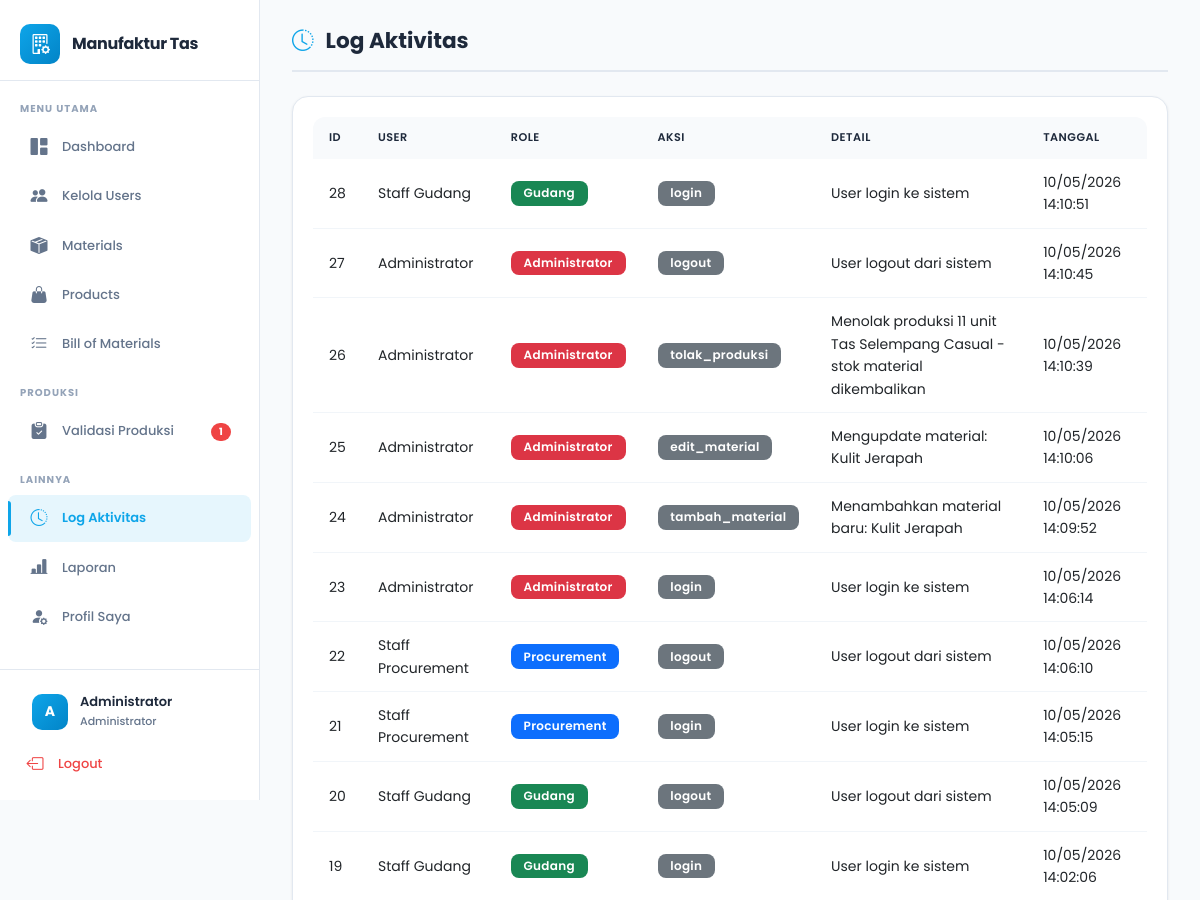
The page /pages/log/index.php (signed in, upper part) on the database as committed earlier.
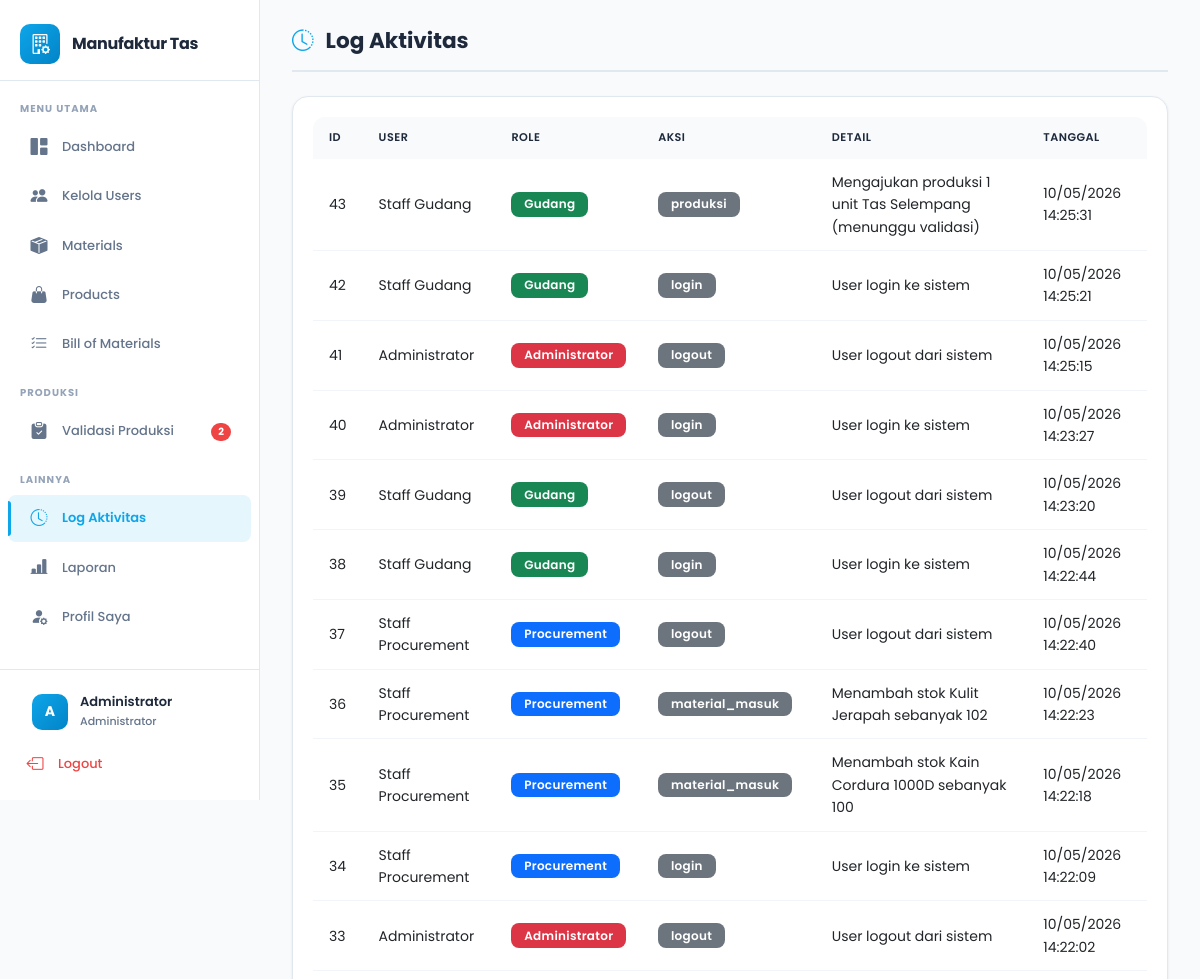
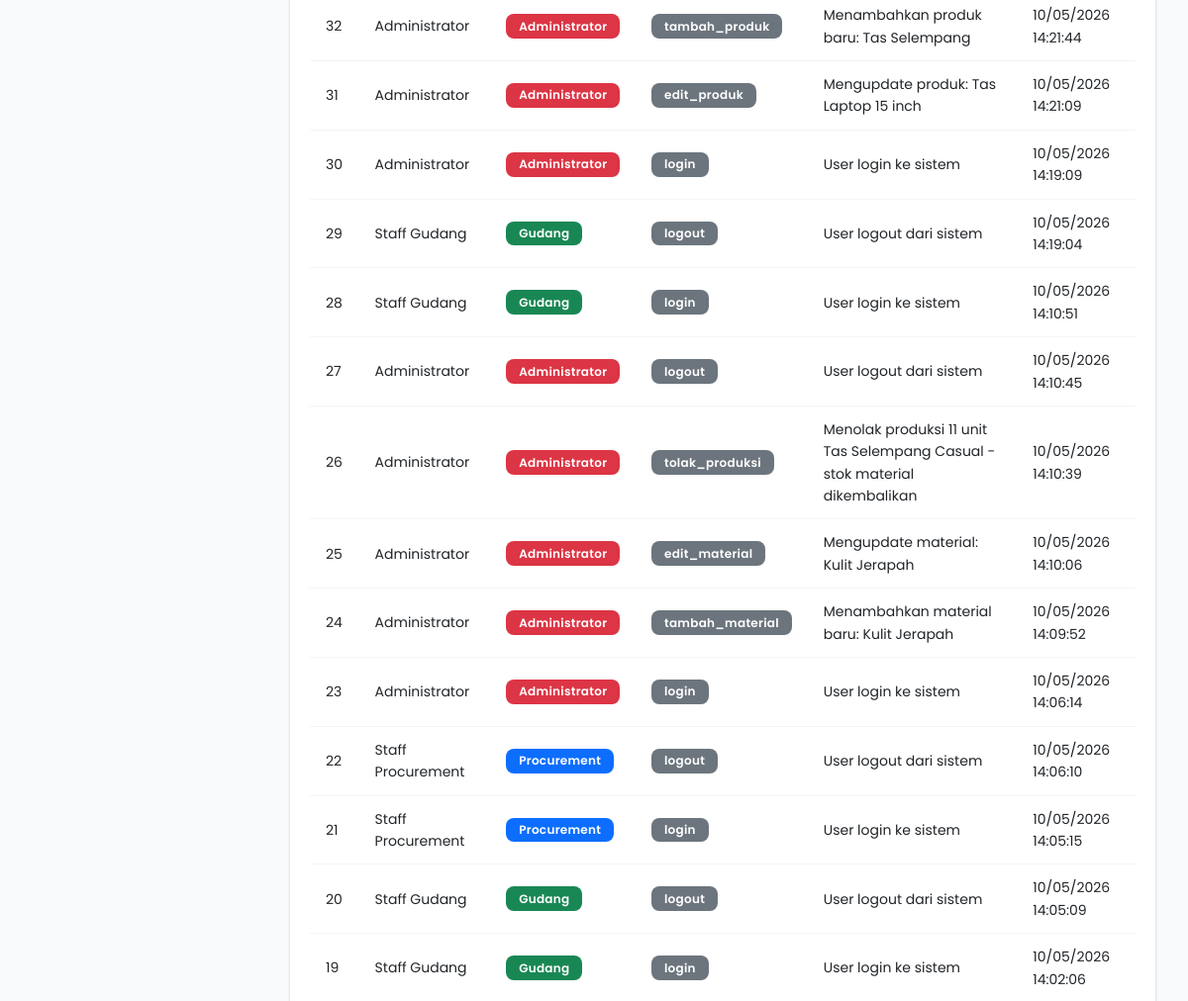
The same page on the database as committed later (2 pictures, top to bottom).
### tables this page shows
CREATE TABLE `log_aktivitas` (
  `id` int NOT NULL,
  `user_id` int NOT NULL,
  `aksi` varchar(50) NOT NULL,
  `tabel_referensi` varchar(50) DEFAULT NULL,
  `referensi_id` int DEFAULT NULL,
  `detail` text,
  `tanggal` timestamp NULL DEFAULT CURRENT_TIMESTAMP
);

CREATE TABLE `users` (
  `id` int NOT NULL,
  `nama` varchar(100) NOT NULL,
  `username` varchar(50) NOT NULL,
  `password` varchar(255) NOT NULL,
  `role` enum('administrator','procurement','gudang') NOT NULL,
  `reset_token` varchar(64) DEFAULT NULL,
  `reset_token_expire` datetime DEFAULT NULL,
  `created_at` timestamp NULL DEFAULT CURRENT_TIMESTAMP
);

### pages/log/index.php (the view, shortened to what this page needs)
<?php
require_once '../../config/database.php';
require_once '../../includes/auth.php';
if ($_SESSION['role'] == 'administrator') {
    $stmt = $pdo->query("
        SELECT la.*, u.nama, u.role
        FROM log_aktivitas la
        JOIN users u ON la.user_id = u.id
        ORDER BY la.tanggal DESC
        LIMIT 100
    ");
}
$logs = $stmt->fetchAll();
include '../../includes/header.php';
?>
<div class="page-header">
    <h2><i class="bi bi-clock-history"></i> Log Aktivitas</h2>
</div>
<div class="card">
    <div class="card-body">
        <div class="table-responsive">
            <table class="table table-hover">
                <thead>
                    <tr>
                        <th>ID</th>
                        <?php if ($_SESSION['role'] == 'administrator'): ?>
                        <th>User</th>
                        <th>Role</th>
                        <?php endif; ?>
                        <th>Aksi</th>
                        <th>Detail</th>
                        <th>Tanggal</th>
                    </tr>
                </thead>
                <tbody>
                    <?php foreach ($logs as $log): ?>
                    <tr>
                        <td><?php echo $log['id']; ?></td>
                        <?php if ($_SESSION['role'] == 'administrator'): ?>
                        <td><?php echo htmlspecialchars($log['nama']); ?></td>
                        <td>
                            <?php
                            $badge_class = [
                                'administrator' => 'bg-danger',
                                'procurement' => 'bg-primary',
                                'gudang' => 'bg-success'
                            ];
                            ?>
                            <span class="badge <?php echo $badge_class[$log['role']]; ?>">
                                <?php echo ucfirst($log['role']); ?>
                            </span>
                        </td>
                        <?php endif; ?>
                        <td>
                            <span class="badge bg-secondary"><?php echo htmlspecialchars($log['aksi']); ?></span>
                        </td>
                        <td><?php echo htmlspecialchars($log['detail']); ?></td>
                        <td><?php echo date('d/m/Y H:i:s', strtotime($log['tanggal'])); ?></td>
                    </tr>
                    <?php endforeach; ?>
                </tbody>
            </table>
        </div>
    </div>
</div>
<?php include '../../includes/footer.php'; ?>

### includes/header.php (shortened to what this page needs)
<!DOCTYPE html>
<html lang="id">
<head>
    <link href="https://cdn.jsdelivr.net/npm/bootstrap@5.3.0/dist/css/bootstrap.min.css" rel="stylesheet">
    <link rel="stylesheet" href="https://cdn.jsdelivr.net/npm/bootstrap-icons@1.10.0/font/bootstrap-icons.css">
    <link rel="stylesheet" href="/Manufaktur/assets/css/style.css">
</head>
<body>
    <?php if (isset($_SESSION['user_id'])): ?>
        <aside class="sidebar" id="sidebar">
            <div class="sidebar-brand">
                <a href="/Manufaktur/pages/dashboard.php">
                    <div class="sidebar-brand-icon">
                        <i class="bi bi-building-gear"></i>
                    </div>
                    <span class="sidebar-brand-text">Manufaktur Tas</span>
                </a>
            </div>
            <div class="sidebar-nav">
                <div class="sidebar-nav-label">MENU UTAMA</div>
                <ul class="nav flex-column">
                    <li class="nav-item">
                        <a class="nav-link <?php echo basename($_SERVER['PHP_SELF']) == 'dashboard.php' ? 'active' : ''; ?>"
                            href="/Manufaktur/pages/dashboard.php">
                            <i class="bi bi-grid-1x2-fill"></i>
                            <span>Dashboard</span>
                        </a>
                    </li>
                    <?php if ($_SESSION['role'] == 'administrator'): ?>
                        <li class="nav-item">
                            <a class="nav-link <?php echo strpos($_SERVER['PHP_SELF'], '/users/') !== false ? 'active' : ''; ?>"
                                href="/Manufaktur/pages/users/index.php">
                                <i class="bi bi-people-fill"></i>
                                <span>Kelola Users</span>
                            </a>
                        </li>
                    <?php endif; ?>
                    <li class="nav-item">
                        <a class="nav-link <?php echo strpos($_SERVER['PHP_SELF'], '/materials/') !== false ? 'active' : ''; ?>"
                            href="/Manufaktur/pages/materials/index.php">
                            <i class="bi bi-box-seam-fill"></i>
                            <span>Materials</span>
                        </a>
                    </li>
                    <li class="nav-item">
                        <a class="nav-link <?php echo strpos($_SERVER['PHP_SELF'], '/products/') !== false ? 'active' : ''; ?>"
                            href="/Manufaktur/pages/products/index.php">
                            <i class="bi bi-handbag-fill"></i>
                            <span>Products</span>
                        </a>
                    </li>
                    <?php if ($_SESSION['role'] == 'administrator'): ?>
                        <li class="nav-item">
                            <a class="nav-link <?php echo strpos($_SERVER['PHP_SELF'], '/bom/') !== false ? 'active' : ''; ?>"
                                href="/Manufaktur/pages/bom/index.php">
                                <i class="bi bi-list-check"></i>
                                <span>Bill of Materials</span>
                            </a>
                        </li>
                    <?php endif; ?>
                </ul>
                <?php if ($_SESSION['role'] == 'gudang' || $_SESSION['role'] == 'administrator'): ?>
                    <div class="sidebar-nav-label">PRODUKSI</div>
                    <ul class="nav flex-column">
                        <?php if ($_SESSION['role'] == 'administrator'): ?>
                            <li class="nav-item">
                                <?php
                                $stmt_pending = $pdo->query("SELECT COUNT(*) as total FROM produksi WHERE status = 'proses'");
                                $pending_count = $stmt_pending->fetch()['total'];
                                ?>
                                <a class="nav-link <?php echo strpos($_SERVER['PHP_SELF'], '/produksi/') !== false ? 'active' : ''; ?>"
                                    href="/Manufaktur/pages/produksi/validasi.php">
                                    <i class="bi bi-clipboard-check-fill"></i>
                                    <span>Validasi Produksi</span>
                                    <?php if ($pending_count > 0): ?>
                                        <span class="sidebar-badge"><?php echo $pending_count; ?></span>
                                    <?php endif; ?>
                                </a>
                            </li>
                        <?php endif; ?>
                    </ul>
                <?php endif; ?>
                <div class="sidebar-nav-label">LAINNYA</div>
                <ul class="nav flex-column">
                    <li class="nav-item">
                        <a class="nav-link <?php echo strpos($_SERVER['PHP_SELF'], '/log/') !== false ? 'active' : ''; ?>"
                            href="/Manufaktur/pages/log/index.php">
                            <i class="bi bi-clock-history"></i>
                            <span>Log Aktivitas</span>
                        </a>
                    </li>
                    <?php if ($_SESSION['role'] == 'administrator'): ?>
                        <li class="nav-item">
                            <a class="nav-link <?php echo strpos($_SERVER['PHP_SELF'], '/laporan/') !== false ? 'active' : ''; ?>"
                                href="/Manufaktur/pages/laporan/index.php">
                                <i class="bi bi-bar-chart-line-fill"></i>
                                <span>Laporan</span>
                            </a>
                        </li>
                    <?php endif; ?>
                    <li class="nav-item">
                        <a class="nav-link <?php echo basename($_SERVER['PHP_SELF']) == 'profile.php' ? 'active' : ''; ?>"
                            href="/Manufaktur/pages/profile.php">
                            <i class="bi bi-person-fill-gear"></i>
                            <span>Profil Saya</span>
                        </a>
                    </li>
                </ul>
            </div>
            <div class="sidebar-footer">
                <div class="sidebar-user">
                    <div class="sidebar-user-avatar">
                        <?php echo strtoupper(substr($_SESSION['nama'], 0, 1)); ?>
                    </div>
                    <div class="sidebar-user-info">
                        <span class="sidebar-user-name"><?php echo htmlspecialchars($_SESSION['nama']); ?></span>
                        <span class="sidebar-user-role"><?php echo ucfirst($_SESSION['role']); ?></span>
                    </div>
                </div>
                <a href="/Manufaktur/pages/logout.php" class="sidebar-logout">
                    <i class="bi bi-box-arrow-left"></i>
                    <span>Logout</span>
                </a>
            </div>
        </aside>
        <main class="main-content">
        <?php else: ?>
            <main class="main-content-full">
            <?php endif; ?>

### includes/footer.php (shortened to what this page needs)
        </main>
</body>
</html>

Rows that differ between the two databases and show on the page:
added log_aktivitas: id "43", user.nama "Staff Gudang", user.role "Gudang", aksi "produksi", detail "Mengajukan produksi 1 unit Tas Selempang (menunggu validasi)", tanggal "10/05/2026 14:25:31"
added log_aktivitas: id "42", user.nama "Staff Gudang", user.role "Gudang", aksi "login", detail "User login ke sistem", tanggal "10/05/2026 14:25:21"
added log_aktivitas: id "41", user.nama "Administrator", user.role "Administrator", aksi "logout", detail "User logout dari sistem", tanggal "10/05/2026 14:25:15"
added log_aktivitas: id "40", user.nama "Administrator", user.role "Administrator", aksi "login", detail "User login ke sistem", tanggal "10/05/2026 14:23:27"
added log_aktivitas: id "39", user.nama "Staff Gudang", user.role "Gudang", aksi "logout", detail "User logout dari sistem", tanggal "10/05/2026 14:23:20"
added log_aktivitas: id "38", user.nama "Staff Gudang", user.role "Gudang", aksi "login", detail "User login ke sistem", tanggal "10/05/2026 14:22:44"
added log_aktivitas: id "37", user.nama "Staff Procurement", user.role "Procurement", aksi "logout", detail "User logout dari sistem", tanggal "10/05/2026 14:22:40"
added log_aktivitas: id "36", user.nama "Staff Procurement", user.role "Procurement", aksi "material_masuk", detail "Menambah stok Kulit Jerapah sebanyak 102", tanggal "10/05/2026 14:22:23"
added log_aktivitas: id "35", user.nama "Staff Procurement", user.role "Procurement", aksi "material_masuk", detail "Menambah stok Kain Cordura 1000D sebanyak 100", tanggal "10/05/2026 14:22:18"
added log_aktivitas: id "34", user.nama "Staff Procurement", user.role "Procurement", aksi "login", detail "User login ke sistem", tanggal "10/05/2026 14:22:09"
added log_aktivitas: id "33", user.nama "Administrator", user.role "Administrator", aksi "logout", detail "User logout dari sistem", tanggal "10/05/2026 14:22:02"
added log_aktivitas: id "32", user.nama "Administrator", user.role "Administrator", aksi "tambah_produk", detail "Menambahkan produk baru: Tas Selempang", tanggal "10/05/2026 14:21:44"
added log_aktivitas: id "31", user.nama "Administrator", user.role "Administrator", aksi "edit_produk", detail "Mengupdate produk: Tas Laptop 15 inch", tanggal "10/05/2026 14:21:09"
added log_aktivitas: id "30", user.nama "Administrator", user.role "Administrator", aksi "login", detail "User login ke sistem", tanggal "10/05/2026 14:19:09"
added log_aktivitas: id "29", user.nama "Staff Gudang", user.role "Gudang", aksi "logout", detail "User logout dari sistem", tanggal "10/05/2026 14:19:04"
Other text that changed with them:
$pending_count: "1" → "2"
